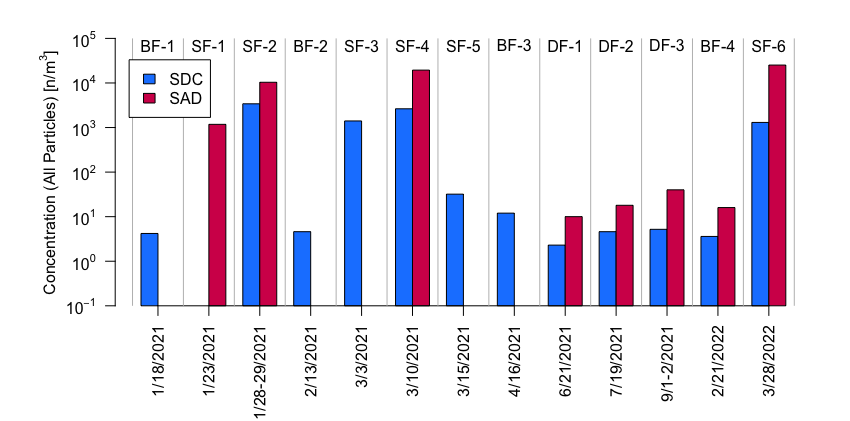

Write the R code that produced this figure.
### Clear the R environment
rm(list=ls());graphics.off();cat("\f");

#### SET WORKING DIRECTORY
setwd("~/Figures")

################
# Sample data for two sets
data <- data.frame(
  Category = c("1/18/2021", "1/23/2021", "1/28-29/2021", "2/13/2021", "3/3/2021", "3/10/2021", "3/15/2021", "4/16/2021", "6/21/2021", "7/19/2021", "9/1-2/2021", "2/21/2022", "3/28/2022"),
  Label = c("BF-1","SF-1","SF-2","BF-2","SF-3","SF-4","SF-5","BF-3","DF-1","DF-2", "DF-3", "BF-4","SF-6"),
  SDC = c(4.2,NA , 3407, 4.6, 1405, 2633, 32, 12, 2.3, 4.6, 5.2, 3.6, 1302),
  SDC_F = c(2.1,NA , 1544, 2.3, 422, 898, 15, 3.9, 0.70, 1.7, 2.7, 2.1, 615),
  SDC_NF = c(2.1,NA , 1863, 2.3, 983, 1735, 16, 8.5, 1.6, 2.8, 2.5, 1.5, 687),
  SDC_TRWP = c(0.393,NA , 650, 0.227, 19.0, 405, 2.03, 0.778, 0.354, 0.299, 0.605, 0.208, 55.3),
  SAD = c(NA, 1179, 10366,NA , NA, 19424, NA, NA, 10, 18, 40, 16, 25228),
  SAD_F = c(NA, 388, 3289,NA , NA, 5648, NA, NA, 3.3, 4.0, 21, 11, 14007),
  SAD_NF = c(NA, 791, 7077,NA , NA, 13776, NA, NA, 6.5, 14, 19, 5.2, 11221),
  SAD_TRWP = c(NA, 66.1, 2448,NA , NA, 4921, NA, NA, 2.02, 3.50, 12.3, 0.95, 4503)
)

# Create a bar plot with logarithmic y-axis scale
par(mar=c(6,6,2,2))  # Increase left margin space
barplot(
  height = t(data[, c("SDC", "SAD")]),
  beside = TRUE,
  #names.arg = data$Category,
  las=2,
  ylim = c(0.1,100000),
  col = c("#1A85FF", "#D41159"),
  log = "y",
  axes = FALSE  # Suppress default axis labels
)

# Add customized y-axis labels rotated horizontally
axis(2, at=c(0.1, 1, 10, 100, 1000, 10000, 100000), 
     labels=c(expression(10^-1), expression(10^0), expression(10^1), expression(10^2), expression(10^3), expression(10^4), expression(10^5)),
     las=1, cex.axis=1)  # Rotate y-axis labels and adjust text size

# Re-add x-axis and rotate x-axis labels
axis(1, at=seq(2, by=3, length.out=length(data$Category)), labels=data$Category, las=2, cex.axis=1)

# Add grid lines
abline(v=c(0.5,3.5,6.5,9.5,12.5,15.5,18.5,21.5,24.5,27.5,30.5,33.5,36.5,39.5), col="grey")

# Add custom labels on top of bars
text(c(2, 5, 8, 11, 14, 17, 20, 23, 26, 29, 32, 35, 38), 70000, c("BF-1", "SF-1", "SF-2", "BF-2", "SF-3", "SF-4", "SF-5", "BF-3", "DF-1", "DF-2", "DF-3", "BF-4", "SF-6"))

# Add legend
legend("topleft", inset = c(0.02, 0.08), legend = c("SDC", "SAD"), fill = c("#1A85FF", "#D41159"))

# Add title with y-axis label using expression for units
title(ylab=expression("Concentration (All Particles) [n/m"^3*"]"), line=2.75, cex.lab=1)
